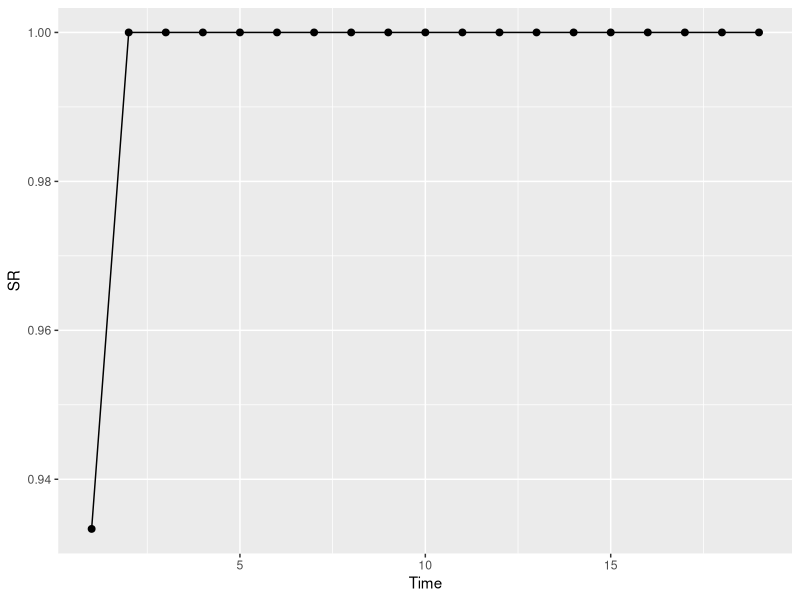
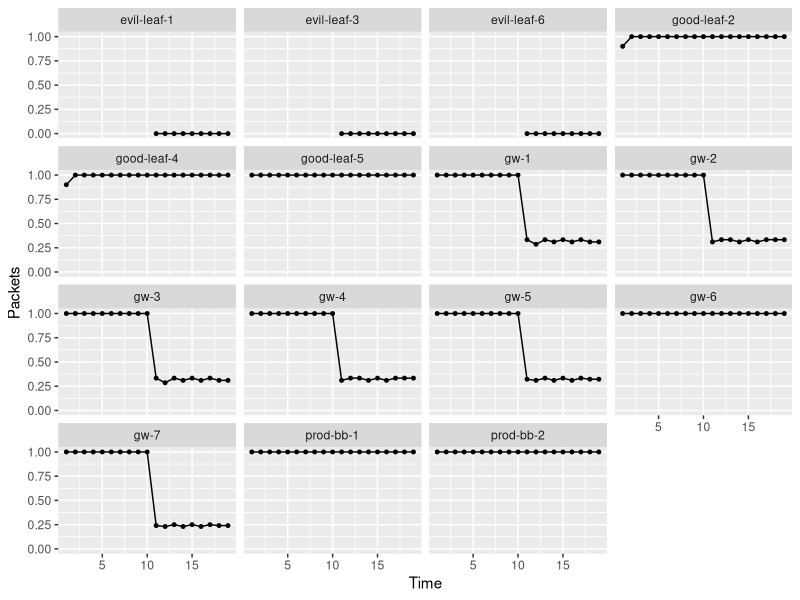

Here is the R script that generated these plots, in order:
# Copyright (c) 2012,2015  Alexander Afanasyev <alexander.afanasyev@ucla.edu>

# install.packages('ggplot2')
library(ggplot2)
# install.packages('scales')
library(scales)

# install.packages('doBy')
library(doBy)

#########################
# Rate trace processing #
#########################
data = read.table("rate-trace.txt", header=T)
data$Node = factor(data$Node)
data$FaceId <- factor(data$FaceId)
data$PacketRaw <- data$PacketRaw
data$Type = factor(data$Type)

# exlude irrelevant types
data = subset(data, Type %in% c("OutInterests", "InData", "InNacks"))

# combine stats from all faces
data.combined = summaryBy(. ~ Time + Node + Type, data=data, FUN=sum)

# data.root = subset (data.combined, Node == "bb-209")
# data.leaves = subset(data.combined, Node %in% c("leaf-1", "leaf-2", "leaf-3"))
root1 = subset(data.combined, Type=="OutInterests")
root2 = subset(data.combined, Type=="InData")

# root1$PacketRaw.sum / root2$PacketRaw.sum
# data.leaves = subset(data.combined, Node %in% c("leaf-1", "leaf-2", "leaf-3"))
df = data.frame(Time = root1$Time, Node = root1$Node, Rate = root2$PacketRaw.sum / root1$PacketRaw.sum)
df.test = subset(df, grepl("^good-leaf-", Node))
df.avg = summaryBy(. ~ Time, data=df.test, FUN=mean)

# graph rates on all nodes in PacketRaw
fa = levels(df$Node)

pdf("rate.pdf")
g.root <- ggplot(df.avg) +
  geom_point(aes (x=Time, y=Rate.mean), size=2) +
  geom_line(aes (x=Time, y=Rate.mean), size=0.5) +
  ylab("SR")

print(g.root)

### SR of all nodes ###
for(i in 1:ceiling(length(fa)/16)){
  sub_class=fa[c(1:16)+(i-1)*16]
  g.root <- ggplot(subset(df, Node %in% sub_class)) +
    geom_point(aes (x=Time, y=Rate), size=1) +
    geom_line(aes (x=Time, y=Rate), size=0.5) +
    ylab("Packets") +
    facet_wrap(~ Node)
  print(g.root)
}

### data of all nodes ###
# for(i in 1:ceiling(length(fa)/16)){
#   sub_class=fa[c(1:16)+(i-1)*16]
#   g.all <- ggplot(subset(data.combined, Node %in% sub_class)) +
#     geom_point(aes (x=Time, y=PacketRaw.sum, color=Type), size=1) +
#     geom_line(aes (x=Time, y=PacketRaw.sum, color=Type), size=0.5) +
#     ylab("Packets") +
#     facet_wrap(~ Node)
#   print(g.all)
# }



# graph rates on the root nodes in Packets
# g.root <- ggplot(data.root) +
#   #geom_point(aes (x=Time, y=PacketRaw.sum, color=Type), size=2) +
#   geom_line(aes (x=Time, y=PacketRaw.sum, color=Type), size=0.5) +
#   ylab("Packets")

# print(g.root)

# png("src/ndnSIM/docs/source/_static/root-rates.png", width=500, height=250)
# print(g.root)
retval <- dev.off()